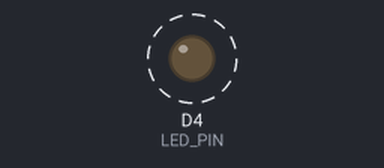
The program below on a simulated ESP8266 (NodeMCU). Shown: output pins drawn as LEDs (lit = HIGH). Dashed ring = blinking. What the program prints to the serial monitor is not drawn.

Above: at 0.5 s.
Timing chart, 0 to 4.6 s (numbered marks = the images above):
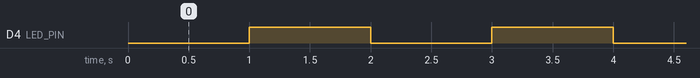

Measured:
- by itself, D4 (LED_PIN): alternates HIGH for 1.0 s and LOW for 1.0 s

The program:

main.cpp
```cpp
#include <Arduino.h>
// All of the following definitions are equivalent
// You can use any of them to define the LED_PIN
#define LED_PIN D4
// #define LED_PIN 2
// int LED_PIN = 2;
// int LED_PIN = D4
void setup()
{
  // Initialize the LED pin as an output
  pinMode(LED_PIN, OUTPUT);
  Serial.begin(115200);            // Initialize serial communication at 115200 baud rate
  Serial.println("Hello, World!"); // Print a message to the serial monitor
}

void loop()
{
  digitalWrite(LED_PIN, LOW);   // Turn the LED on
  Serial.println("LED is ON");  // Print to the serial monitor
  delay(1000);                  // Wait for a second
  digitalWrite(LED_PIN, HIGH);  // Turn the LED off
  Serial.println("LED is OFF"); // Print to the serial monitor
  delay(1000);                  // Wait for a second
}
```
